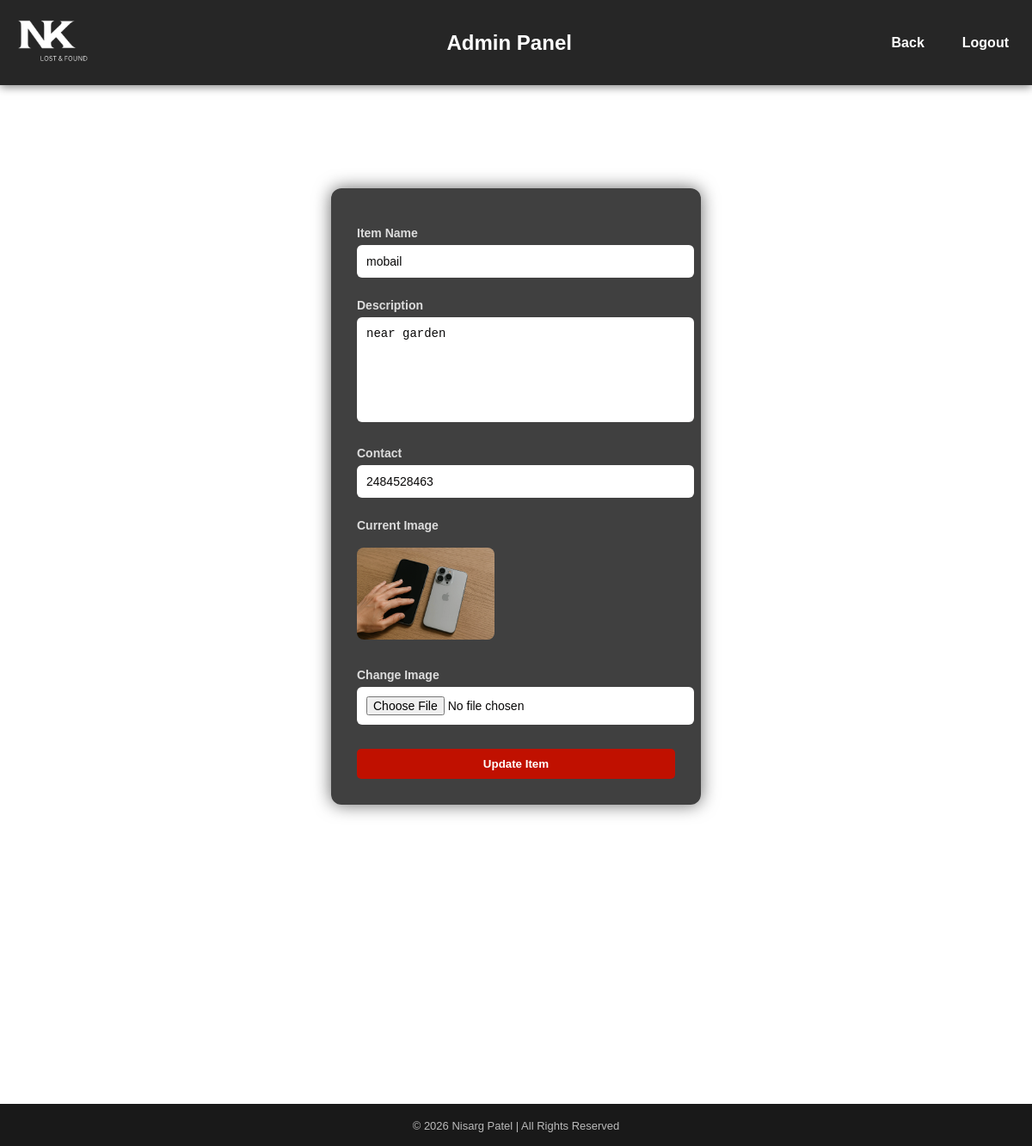
The page /admin_edit/2 (signed in) on the database its author committed.
### tables this page shows
CREATE TABLE items(
            id INTEGER PRIMARY KEY AUTOINCREMENT,
            user_email TEXT,
            item_name TEXT,
            description TEXT,
            type TEXT,
            contact TEXT,
            photo TEXT
        );

### app.py (the view, shortened to what this page needs)
@app.route('/admin_edit/<int:id>', methods=['GET', 'POST'])
def admin_edit(id):
    if 'admin' not in session:
        return redirect(url_for('admin_login'))
    conn = sqlite3.connect('database.db')
    cursor = conn.cursor()
    cursor.execute("SELECT * FROM items WHERE id=?", (id,))
    item = cursor.fetchone()
    conn.close()
    return render_template('admin_edit.html', item=item)

### templates/admin_edit.html (shortened to what this page needs)
<!DOCTYPE html>
<html>
<head>
    <link rel="stylesheet" href="{{ url_for('static', filename='style.css') }}">
</head>
<body>
<div class="navbar">
    <div class="nav-left">
        <img src="{{ url_for('static', filename='logo.png') }}" class="logo">
    </div>
    <h2 style="color:white; margin-left:75px;">Admin Panel</h2>
    <div class="nav-right">
        <a href="/admin_dashboard">Back</a>
        <a href="/admin_logout">Logout</a>
    </div>
</div>
<div class="edit-container">
    <form method="POST" enctype="multipart/form-data" class="edit-form">
        <label>Item Name</label>
        <input type="text" name="item_name" value="{{ item[2] }}" required>
        <label>Description</label>
        <textarea name="description" required>{{ item[3] }}</textarea>
        <label>Contact</label>
        <input type="text" name="contact" value="{{ item[5] }}" required>
        <label>Current Image</label><br>
        <img src="{{ url_for('static', filename='uploads/' + item[6]) }}"
             style="width:160px; border-radius:8px; margin-bottom:15px;"><br>
        <label>Change Image</label>
        <input type="file" name="photo">
        <button type="submit">Update Item</button>
    </form>
</div>
<footer class="footer">
    <p class="copy">© 2026 Nisarg Patel | All Rights Reserved</p>
</footer>
</body>
</html>

### static/style.css (style rules this page uses)
body { margin: 0; font-family: Arial, sans-serif; background: url("/static/bg2.jpg") no-repeat center center fixed; background-size: cover; color: white; }
.navbar { display: flex; align-items: center; justify-content: space-between; background-color: rgba(0,0,0,0.85); padding: 15px; box-shadow: 0 2px 10px rgba(0,0,0,0.5); }
.navbar a { color: white; text-decoration: none; margin-left: 20px; font-weight: bold; transition: 0.3s ease; padding: 8px 12px; border-radius: 5px; }
.logo { height: 65px; }
.nav-right { display: flex; align-items: center; }
form { background: rgba(0,0,0,0.75); padding: 25px; width: 320px; margin: 60px auto; border-radius: 12px; box-shadow: 0 0 15px rgba(0,0,0,0.6); transition: 0.3s ease; }
input, textarea { width: 100%; padding: 10px; margin: 10px 0; border: none; border-radius: 6px; outline: none; transition: 0.3s; }
button { padding: 12px; width: 100%; background: #d73f3f; color: white; border: none; border-radius: 6px; cursor: pointer; font-weight: bold; transition: 0.3s ease; }
.footer { background-color: rgba(0, 0, 0, 0.9); color: white; text-align: center; padding: 3px 5px; margin-top: 24%; }
.copy { margin-top: 15px; font-size: 13px; opacity: 0.7; }
.edit-container { display: flex; justify-content: center; margin-top: 60px; }
.edit-form { background: rgba(0, 0, 0, 0.75); padding: 30px; width: 370px; border-radius: 12px; box-shadow: 0 0 20px rgba(0,0,0,0.6); color: #f1f1f1; }
.edit-form label { display: block; margin-top: 14px; font-weight: 600; font-size: 14px; color: #ddd; }
.edit-form input, .edit-form textarea { width: 100%; padding: 10px; margin-top: 6px; border: 1px solid rgba(240, 233, 233, 0.15); border-radius: 6px; font-size: 14px; background : white; color: #070606; outline: none; transition: 0.3s ease; }
.edit-form textarea { height: 100px; resize: none; }
.edit-form button { margin-top: 18px; padding: 10px; width: 100%; background: #c01000; color: white; border: none; border-radius: 5px; font-weight: 600; cursor: pointer; }

### rows shown on the page
items: item_name "mobail", description "near garden", contact "2484528463", photo (picture)
